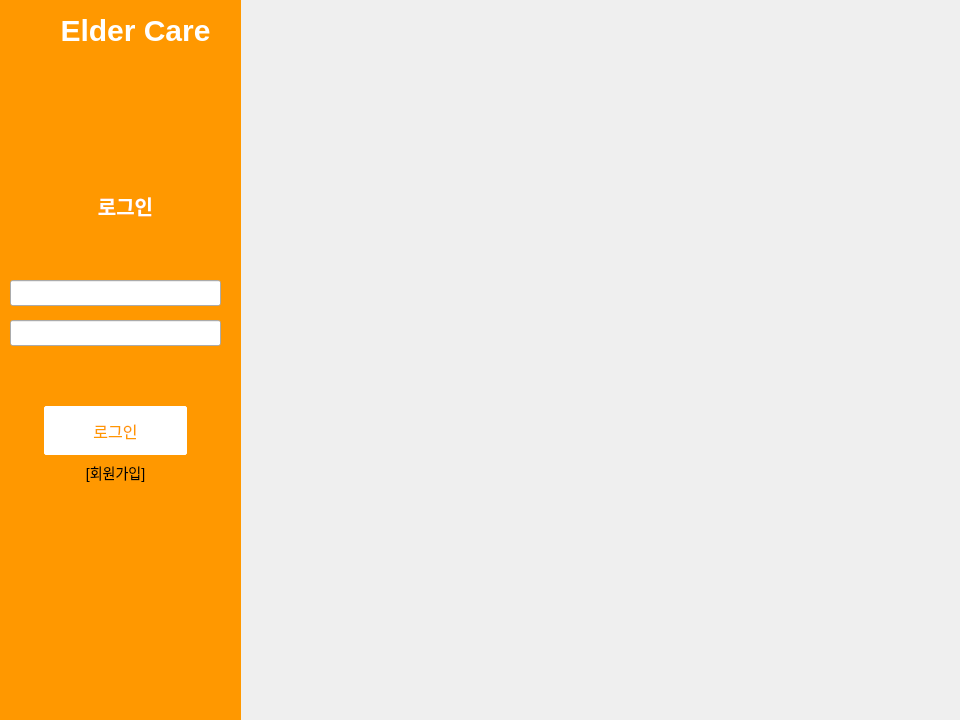
<?xml version="1.0" encoding="UTF-8"?>
<ui version="4.0">
 <class>Dialog</class>
 <widget class="QDialog" name="Dialog">
  <property name="geometry">
   <rect>
    <x>0</x>
    <y>0</y>
    <width>960</width>
    <height>720</height>
   </rect>
  </property>
  <property name="windowTitle">
   <string>Dialog</string>
  </property>
  <property name="styleSheet">
   <string notr="true">QDialog {
    background-image: url(&quot;/home/kbj/dev_ws/project/image/background.png&quot;);
    background-repeat: no-repeat;
    background-position: center;
}

</string>
  </property>
  <property name="windowFilePath">
   <string>0</string>
  </property>
  <widget class="QFrame" name="frame_orange">
   <property name="geometry">
    <rect>
     <x>0</x>
     <y>-10</y>
     <width>241</width>
     <height>741</height>
    </rect>
   </property>
   <property name="styleSheet">
    <string notr="true">#frame_orange {
    background-color: #FF9800;
    border-radius: 8px;
}
</string>
   </property>
   <property name="frameShape">
    <enum>QFrame::StyledPanel</enum>
   </property>
   <property name="frameShadow">
    <enum>QFrame::Raised</enum>
   </property>
   <widget class="QPushButton" name="pushButton_login">
    <property name="geometry">
     <rect>
      <x>40</x>
      <y>410</y>
      <width>151</width>
      <height>61</height>
     </rect>
    </property>
    <property name="styleSheet">
     <string notr="true">QPushButton {
    background-color: white;
    color: #FF9800;
    border: 2px solid #FF9800;
    border-radius: 4px;
    padding: 15px 32px;
    font-size: 16px;
    margin: 4px 2px;
    transition-duration: 0.4s;
}

QPushButton:hover {
    background: qlineargradient(
        x1: 0, y1: 0, x2: 0, y2: 1,   /* 위 → 아래 */
        stop: 0 #ffffff,
        stop: 1 #eeeeee               /* 더 연한 회색 */
    );
    color: #FF9800;                  /* ← # 빠진 거 수정함 */
    border: none;
}
</string>
    </property>
    <property name="text">
     <string>로그인</string>
    </property>
   </widget>
   <widget class="QLineEdit" name="lineEdit_id">
    <property name="geometry">
     <rect>
      <x>10</x>
      <y>290</y>
      <width>211</width>
      <height>26</height>
     </rect>
    </property>
    <property name="layoutDirection">
     <enum>Qt::LeftToRight</enum>
    </property>
    <property name="styleSheet">
     <string notr="true">QLineEdit {
    color: gray;  /* 회색 텍스트 (선택 사항) */
}
</string>
    </property>
    <property name="text">
     <string/>
    </property>
    <property name="alignment">
     <set>Qt::AlignRight|Qt::AlignTrailing|Qt::AlignVCenter</set>
    </property>
   </widget>
   <widget class="QLineEdit" name="lineEdit_password">
    <property name="geometry">
     <rect>
      <x>10</x>
      <y>330</y>
      <width>211</width>
      <height>26</height>
     </rect>
    </property>
    <property name="styleSheet">
     <string notr="true">QLineEdit {
    color: gray;  /* 입력된 실제 텍스트 색상 */
}

QLineEdit:placeholder {
    color: gray;  /* 플레이스홀더(힌트 텍스트) 색상 */
}
</string>
    </property>
    <property name="text">
     <string/>
    </property>
    <property name="alignment">
     <set>Qt::AlignRight|Qt::AlignTrailing|Qt::AlignVCenter</set>
    </property>
   </widget>
   <widget class="QLabel" name="label">
    <property name="geometry">
     <rect>
      <x>70</x>
      <y>200</y>
      <width>111</width>
      <height>31</height>
     </rect>
    </property>
    <property name="styleSheet">
     <string notr="true">QLabel {
    font-size: 20px;
    font-weight: bold;
    color: white;
}
</string>
    </property>
    <property name="text">
     <string>로그인</string>
    </property>
    <property name="alignment">
     <set>Qt::AlignCenter</set>
    </property>
   </widget>
   <widget class="QFrame" name="frameicon">
    <property name="enabled">
     <bool>true</bool>
    </property>
    <property name="geometry">
     <rect>
      <x>10</x>
      <y>20</y>
      <width>40</width>
      <height>40</height>
     </rect>
    </property>
    <property name="styleSheet">
     <string notr="true">#frameicon {
    background-image: url('/home/kbj/dev_ws/project/image/eldericon.png');
    background-repeat: no-repeat;
    background-position: center;
    background-size: contain;
	border: none; 
}
</string>
    </property>
    <property name="frameShape">
     <enum>QFrame::StyledPanel</enum>
    </property>
    <property name="frameShadow">
     <enum>QFrame::Raised</enum>
    </property>
   </widget>
   <widget class="QLabel" name="label_2">
    <property name="geometry">
     <rect>
      <x>50</x>
      <y>20</y>
      <width>171</width>
      <height>41</height>
     </rect>
    </property>
    <property name="styleSheet">
     <string notr="true">QLabel {
    font-size: 30px;
    font-weight: bold;
    color: white;
}</string>
    </property>
    <property name="text">
     <string>Elder Care</string>
    </property>
    <property name="alignment">
     <set>Qt::AlignCenter</set>
    </property>
   </widget>
   <widget class="QPushButton" name="pushButton_signup">
    <property name="geometry">
     <rect>
      <x>70</x>
      <y>470</y>
      <width>91</width>
      <height>26</height>
     </rect>
    </property>
    <property name="styleSheet">
     <string notr="true">QPushButton {
    background-color: transparent;  /* 배경 없음 */
    border: none;                   /* 테두리 없음 */
    color: black;                   /* 글자색: 검정 */
    font-size: 14px;
}
QPushButton:hover {
    color: #333333;  /* 마우스 오버 시 약간 더 진한 회색 */
}</string>
    </property>
    <property name="text">
     <string>[회원가입]</string>
    </property>
   </widget>
   <widget class="QLabel" name="label_error">
    <property name="geometry">
     <rect>
      <x>15</x>
      <y>390</y>
      <width>201</width>
      <height>20</height>
     </rect>
    </property>
    <property name="styleSheet">
     <string notr="true">#label_error {
    color: white;
    font-weight: bold;
 	 font-size: 10px;
}
</string>
    </property>
    <property name="text">
     <string/>
    </property>
    <property name="alignment">
     <set>Qt::AlignCenter</set>
    </property>
   </widget>
  </widget>
 </widget>
 <resources>
  <include location="image/background.qrc"/>
 </resources>
 <connections/>
</ui>
